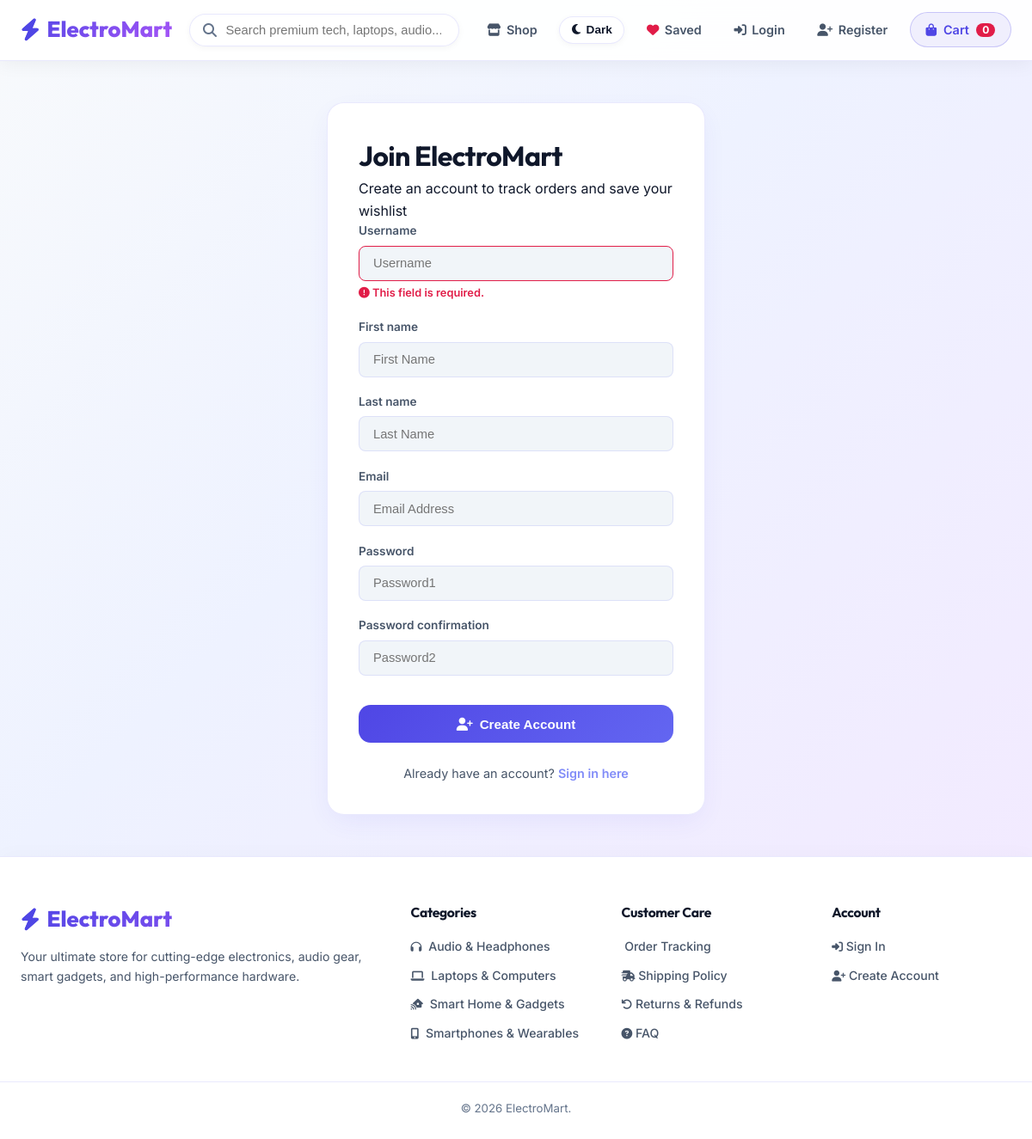
Screenshot of /register/ with the database file from the repository.
### store/models.py (models this page shows, shortened)
class Category(models.Model):
    name = models.CharField(max_length=100)
    slug = models.SlugField(unique=True)
    description = models.TextField(blank=True)
    icon = models.CharField(max_length=50, default='fa-box')
    class Meta:
        verbose_name_plural = 'Categories'
        ordering = ['name']

### store/views.py (the view)
# urls.py: path('register/', views.register_request, name='register'),
def register_request(request):
    if request.user.is_authenticated:
        return redirect('store:product_list')
    if request.method == 'POST':
        form = SignUpForm(request.POST)
        if form.is_valid():
            user = form.save()
            login(request, user)
            messages.success(request, f"Welcome to ElectroMart, {user.username}! Registration successful.")
            return redirect('store:product_list')
        else:
            messages.error(request, "Registration failed. Please correct the errors below.")
    else:
        form = SignUpForm()
    return render(request, 'store/register.html', {'form': form})

### store/forms.py
class SignUpForm(UserCreationForm):
    first_name = forms.CharField(max_length=50, required=True, widget=forms.TextInput(attrs={'placeholder': 'First Name', 'class': 'form-control'}))
    last_name = forms.CharField(max_length=50, required=True, widget=forms.TextInput(attrs={'placeholder': 'Last Name', 'class': 'form-control'}))
    email = forms.EmailField(required=True, widget=forms.EmailInput(attrs={'placeholder': 'Email Address', 'class': 'form-control'}))
    class Meta:
        model = User
        fields = ('username', 'first_name', 'last_name', 'email')
    def __init__(self, *args, **kwargs):
        super().__init__(*args, **kwargs)
        for field in self.fields:
            if 'class' not in self.fields[field].widget.attrs:
                self.fields[field].widget.attrs['class'] = 'form-control'
            if 'placeholder' not in self.fields[field].widget.attrs:
                self.fields[field].widget.attrs['placeholder'] = field.replace('_', ' ').title()

### store/cart.py (called while the page is built)
    def __len__(self):
        return sum(item['quantity'] for item in self.cart.values())

### store/context_processors.py (called while the page is built)
def cart(request):
    return {'cart': Cart(request)}

def categories(request):
    return {'all_categories': Category.objects.all()}

def wishlist(request):
    count = 0
    if request.user.is_authenticated:
        count = Wishlist.objects.filter(user=request.user).count()
    return {'wishlist_count': count}

### store/templates/store/register.html (shortened to what this page needs)
{% extends 'base.html' %}
{% block content %}
<div class="auth-container">
  <h1 class="auth-title">Join ElectroMart</h1>
  <p class="auth-subtitle">Create an account to track orders and save your wishlist</p>
  <form method="post" action="{% url 'store:register' %}">
    {% for field in form %}
      <div class="form-group">
        <label class="form-label" for="{{ field.id_for_label }}">{{ field.label }}</label>
        {{ field }}
      </div>
    {% endfor %}
    <button type="submit" class="btn-primary" style="width: 100%; margin-top: 1rem; padding: 0.85rem;">
      <i class="fas fa-user-plus"></i> Create Account
    </button>
  </form>
  <p style="text-align: center; margin-top: 1.5rem; color: var(--text-muted); font-size: 0.9rem;">
    Already have an account?
    <a href="{% url 'store:login' %}" style="color: #818cf8; font-weight: 600;">Sign in here</a>
  </p>
</div>
{% endblock %}

### store/templates/base.html (shortened to what this page needs)
{% load static %}
<!DOCTYPE html>
<html lang="en">
<head>
  <link rel="stylesheet" href="https://cdnjs.cloudflare.com/ajax/libs/font-awesome/6.4.0/css/all.min.css">
  <link rel="stylesheet" href="{% static 'css/styles.css' %}">
</head>
<body>
  <nav class="navbar" style="position: relative;">
    <div class="container nav-container">
      <a href="{% url 'store:product_list' %}" class="logo">
        <i class="fas fa-bolt"></i> ElectroMart
      </a>
<form action="{% url 'store:product_list' %}" method="get" class="search-form">
  <i class="fas fa-search search-icon"></i>
  <input type="text" name="q" id="searchInput" value="{{ query|default:'' }}" placeholder="Search premium tech, laptops, audio..." class="search-input">
</form>
      <div class="nav-actions">
        <div class="desktop-nav-items" style="display: flex; align-items: center; gap: 0.85rem;">
          <a href="{% url 'store:product_list' %}#products-section" class="nav-link" id="shop-nav-link">
            <i class="fas fa-store"></i> Shop
          </a>
          <button type="button" id="theme-toggle" class="theme-btn" title="Toggle Dark / Light Theme">
            <i class="fas fa-moon"></i>
            <span class="theme-text">Dark</span>
          </button>
          <a href="{% url 'store:wishlist_list' %}" class="nav-link" title="My Saved Items">
            <i class="fas fa-heart" style="color: var(--accent-rose);"></i> Saved
          </a>
          {% if user.is_authenticated %}
            <a href="{% url 'store:profile' %}" class="nav-link">
              <i class="fas fa-user-circle"></i> {{ user.username }}
            </a>
            <a href="{% url 'store:logout' %}" class="nav-link">
              <i class="fas fa-sign-out-alt"></i> Logout
            </a>
          {% else %}
            <a href="{% url 'store:login' %}" class="nav-link">
              <i class="fas fa-sign-in-alt"></i> Login
            </a>
            <a href="{% url 'store:register' %}" class="nav-link">
              <i class="fas fa-user-plus"></i> Register
            </a>
          {% endif %}
        </div>
        <a href="{% url 'store:cart_detail' %}" class="cart-btn">
          <i class="fas fa-shopping-bag"></i> Cart
          <span class="cart-badge">{{ cart|length }}</span>
        </a>
      </div>
    </div>
  </nav>
  <main class="container" style="flex: 1;">
    {% block content %}
    {% endblock %}
  </main>
  <footer class="footer">
    <div class="container footer-content">
      <div>
        <a href="{% url 'store:product_list' %}" class="logo">
          <i class="fas fa-bolt"></i> ElectroMart
        </a>
        <p class="footer-desc">
          Your ultimate store for cutting-edge electronics, audio gear, smart gadgets, and high-performance hardware.
        </p>
      </div>
      <div>
        <h4 class="footer-title">Categories</h4>
        <ul class="footer-links">
          {% for cat in all_categories %}
            <li>
              <a href="{% url 'store:product_list_by_category' cat.slug %}">
                <i class="fas {{ cat.icon }}" style="font-size: 0.8rem; margin-right: 0.25rem;"></i>
                {{ cat.name }}
              </a>
            </li>
          {% empty %}
            <li><a href="{% url 'store:product_list' %}">Electronics</a></li>
            <li><a href="{% url 'store:product_list' %}">Audio</a></li>
            <li><a href="{% url 'store:product_list' %}">Gadgets</a></li>
          {% endfor %}
        </ul>
      </div>
      <div>
        <h4 class="footer-title">Customer Care</h4>
        <ul class="footer-links">
          {% if user.is_authenticated %}
            <li>
              <a href="{% url 'store:profile' %}">
                <i class="fas fa-truck-ramping" style="font-size: 0.8rem;"></i> Order Tracking
              </a>
            </li>
          {% else %}
            <li>
              <a href="{% url 'store:login' %}">
                 Order Tracking
              </a>
            </li>
          {% endif %}
          <li>
            <a href="#shipping-section">
              <i class="fas fa-shipping-fast" style="font-size: 0.8rem;"></i> Shipping Policy
            </a>
          </li>
          <li>
            <a href="#returns-section">
              <i class="fas fa-undo" style="font-size: 0.8rem;"></i> Returns & Refunds
            </a>
          </li>
          <li>
            <a href="#faq-section">
              <i class="fas fa-circle-question" style="font-size: 0.8rem;"></i> FAQ
            </a>
          </li>
        </ul>
      </div>
      <div>
        <h4 class="footer-title">Account</h4>
        <ul class="footer-links">
          {% if user.is_authenticated %}
            <li>
              <a href="{% url 'store:wishlist_list' %}">
                <i class="fas fa-heart" style="font-size: 0.8rem;"></i> Saved Items
              </a>
            </li>
            <li>
              <a href="{% url 'store:profile' %}">
                <i class="fas fa-receipt" style="font-size: 0.8rem;"></i> My Orders
              </a>
            </li>
            <li>
              <a href="{% url 'store:logout' %}">
                <i class="fas fa-sign-out-alt" style="font-size: 0.8rem;"></i> Sign Out
              </a>
            </li>
          {% else %}
            <li>
              <a href="{% url 'store:login' %}">
                <i class="fas fa-sign-in-alt" style="font-size: 0.8rem;"></i> Sign In
              </a>
            </li>
            <li>
              <a href="{% url 'store:register' %}">
                <i class="fas fa-user-plus" style="font-size: 0.8rem;"></i> Create Account
              </a>
            </li>
          {% endif %}
        </ul>
      </div>
    </div>
    <div class="container footer-bottom">
      <p>&copy; 2026 ElectroMart.</p>
    </div>
  </footer>
</body>
</html>

### rows the page displays
Category: name "Audio & Headphones"
Category: name "Laptops & Computers"
Category: name "Smart Home & Gadgets"
Category: name "Smartphones & Wearables"

### other values shown
{{ cart|length }} "0"
{{ field.label }} "Username" "First name" "Last name" "Email" "Password" "Password confirmation"
